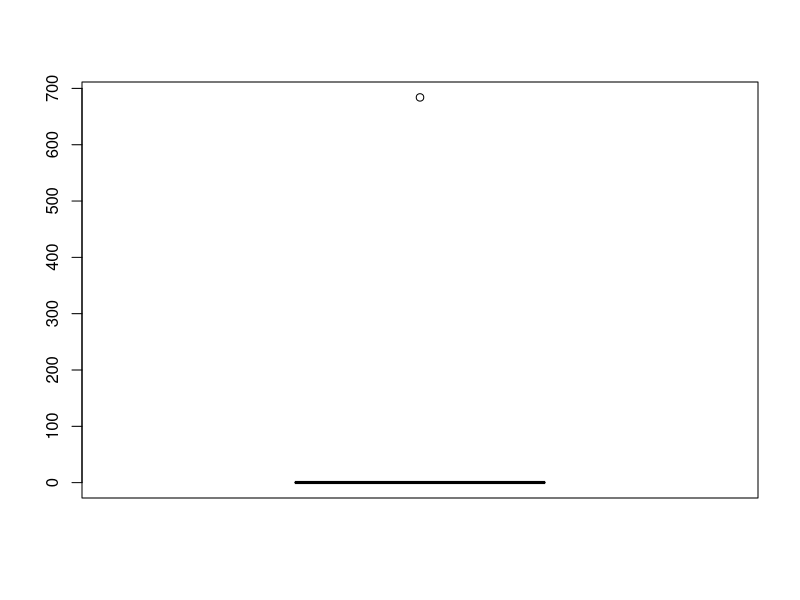
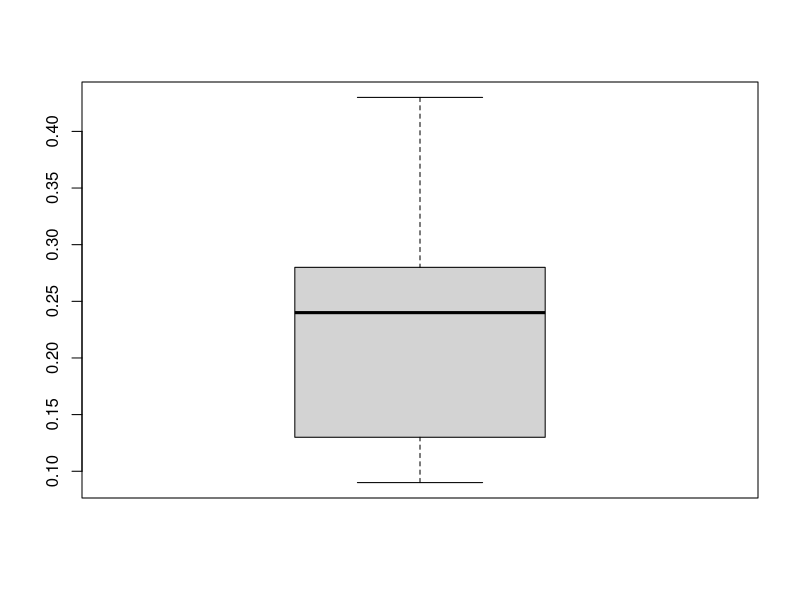

Write the R code that produced these figures, in order. (Note: this script raises an error after producing the figures.)
## ---- chunk 1
Sys.setlocale("LC_TIME", "English")

messy_data <- read.delim("../data/messy_data.txt", stringsAsFactors = F)

messy_data$Patient.id <- toupper(messy_data$Patient.id)
messy_data$Patient.id <- gsub("TCGA ", "TCGA_", messy_data$Patient.id)
messy_data <- messy_data[1:18,]
messy_data <- messy_data[,colnames(messy_data)!="X"]



summary(messy_data)
#help: https://www.stat.berkeley.edu/~s133/dates.html
messy_data$Date.of.surgery <- as.Date(messy_data$Date.of.surgery, format="%d-%b-%y")
messy_data$Date.of.birth <- as.Date(as.Date( messy_data$Date.of.birth, format="%d/%m/%Y"))
messy_data$Date.of.diagnosis <- as.Date(messy_data$Date.of.diagnosis, format="%d/%m/%Y")
messy_data$Time.of.death <- as.Date(messy_data$Time.of.death, format="%d-%b-%y")


Age <- difftime(messy_data$Date.of.diagnosis,messy_data$Date.of.birth, units = "days")
Age <- round(Age/365, digits = )
table(Age,messy_data$Age)
messy_data$Age <- Age

messy_data$Gender
messy_data$Status

table(messy_data$Status, messy_data$Censor)
messy_data$Identifier <- NULL
messy_data$Classification <- NULL

summary(messy_data$enzyme.level)
boxplot(messy_data$enzyme.level)
messy_data$enzyme.level[messy_data$enzyme.level>600] <- NA
boxplot(messy_data$enzyme.level)
table(messy_data$Histological.subtype)
messy_data$Histological.subtype <- gsub(" ", "", messy_data$Histological.subtype)
table(messy_data$Histological.subtype)

table(messy_data$MUC1)

messy_data$MUC1 <- factor(messy_data$MUC1, levels = c("0", "0bis1", "1", "2", "3"))
messy_data$N <- gsub("(T[[:digit:]])(N[[:digit:]])(M[[:digit:]])", "\\2", messy_data$TNM)
messy_data$M <- gsub("(T[[:digit:]])(N[[:digit:]])(M[[:digit:]])", "\\3", messy_data$TNM)
messy_data$TNM <- NULL

## ---- chunk 2
library(dplyr)
library(tidyr)
library(tibble)
library(readxl)
data(mtcars)

mtcars <- as_tibble(rownames_to_column(mtcars))

filtered <-mtcars %>%
  filter(gear<5) 

filtered %>% 
  group_by(carb) %>%
  summarise(qsec_mean=mean(qsec))

#it is possible to combine as many steps as needed without saving it in a separate object

mtcars %>%
  filter(gear<5) %>%
  group_by(carb) %>%
  summarise(sum_drat=sum(drat), mean_drat=mean(drat))

mtcars %>%
  mutate(cyl_2=if_else(cyl==8, 7, cyl))


mtcars %>%
  mutate(gear=gear-1)

mtcars %>%
  pivot_longer(-rowname, names_to = "name", values_to = "values")

## ---- chunk 3

messy_data <- read_excel("../data/messy_data.xlsx",
col_types = c("text", "numeric", "text",
"date", "date", "date", "text", "text",
"text", "date", "numeric", "text",
"text", "numeric", "text", "text",
"text"), n_max = 20)


messy_data <- messy_data %>%
  select_all(~gsub(" ", ".", .)) %>% 
  mutate(Patient.id= toupper(Patient.id)) %>%
  mutate(Patient.id= gsub(" ", "_", Patient.id), 
         Identifier=NULL, 
         Classification=NULL, 
         Age=round(difftime(Date.of.diagnosis,Date.of.birth, units = "days")/365, digits = 0), 
         Histological.subtype = gsub(" ", "", Histological.subtype), 
         MUC1 = factor(MUC1, levels = c("0", "0bis1", "1", "2", "3")), 
         N=gsub("(T[[:digit:]])(N[[:digit:]])(M[[:digit:]])", "\\2", TNM), 
         M= gsub("(T[[:digit:]])(N[[:digit:]])(M[[:digit:]])", "\\3", TNM), TNM = NULL)


## ---- chunk 4

band_members %>% full_join(band_instruments)

merge(band_members, band_instruments, by="name", all=T, sort=F)

